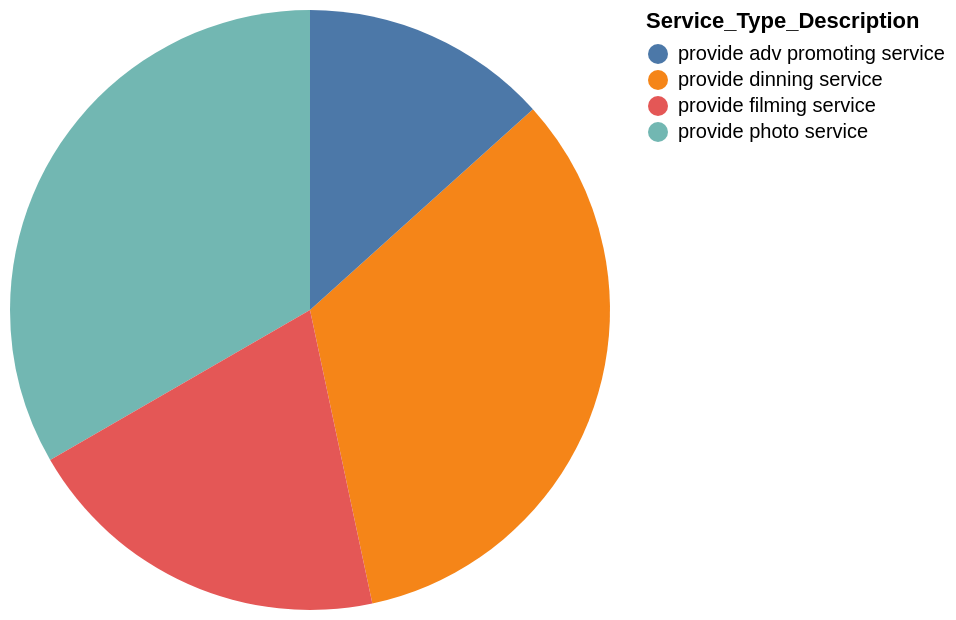

The specification (Vega-Lite) saved for this image:
### Vega-Lite specification from a JSON file in a GitHub repository (floating-point values rounded to 4 significant figures)
{"data": {"values": [{"x_data": "provide photo service", "y_data": 5}, {"x_data": "provide dinning service", "y_data": 5}, {"x_data": "provide filming service", "y_data": 3}, {"x_data": "provide adv promoting service", "y_data": 2}]}, "mark": "arc", "encoding": {"theta": {"field": "y_data", "type": "quantitative", "title": "COUNT(*)"}, "color": {"field": "x_data", "type": "nominal", "title": "Service_Type_Description"}}}
